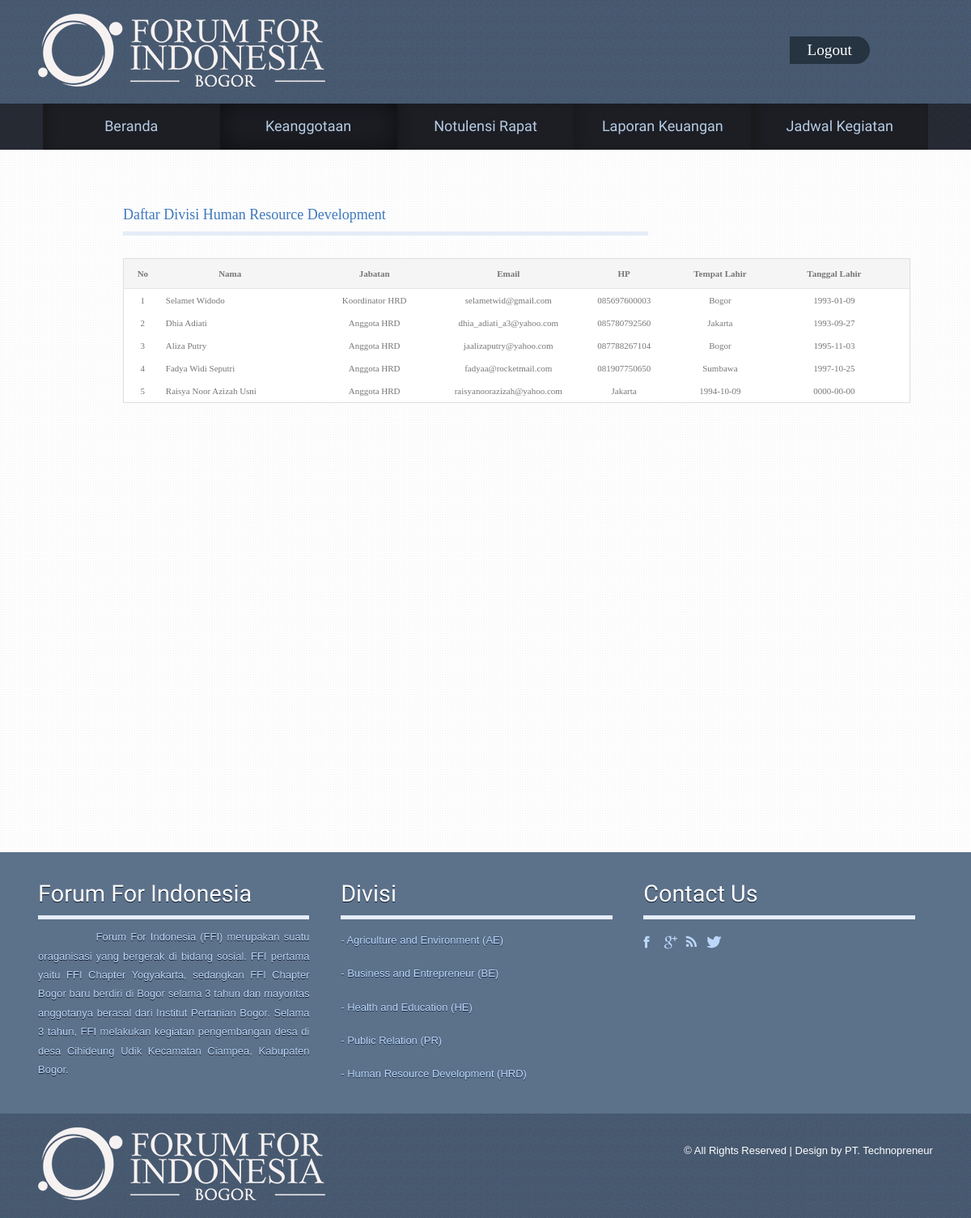
Page /hrd.php on the committed database.
### tables this page shows
CREATE TABLE IF NOT EXISTS `keanggotaan` (
  `ID_Anggota` varchar(10) NOT NULL,
  `Nama` varchar(30) NOT NULL,
  `Jabatan` varchar(50) NOT NULL,
  `Email` varchar(50) NOT NULL,
  `HP` varchar(15) NOT NULL,
  `Tempat_lahir` varchar(25) NOT NULL,
  `Tanggal_lahir` date NOT NULL
);

### hrd.php (the view, shortened to what this page needs)
<!DOCTYPE HTML>
<html>
<head>
<link href="css/style.css" rel="stylesheet" type="text/css" media="all" />
<link href="css/camera.css" rel="stylesheet" type="text/css" media="all" />
</head>
<body>
<div class="h_bg">
<div class="wrap">
	<div class="header">
		<div class="logo">
			<h1><a href="home.php"><img src="images/logo2.png" alt=""></a></h1>
		</div>
<div class="signinmember">
			<ul>
				 <li class="b"><a href="logout.php">Logout</a></li>
			</ul>
	</div>
	</div>
</div>
</div>
<div class="slider_bg">
<div class="wrap">
<div class="slider">
	<ul class="nav">
		<li><a href="home.php">Beranda</a></li>
		<li class="active"><a href="Keanggotaan.php">Keanggotaan</a></li>
		<li><a href="notulensi.php">Notulensi Rapat</a></li>
		<li><a href="about.php">Laporan Keuangan</a></li>
		<li><a href="time.php">Jadwal Kegiatan</a></li>
	</ul>
</div>
</div>
</div>
<div class="main_bg">
<div class="wrap">
<div class="main style4">
		<table width="25%" border="0" cellspacing="0" cellpadding="0">
        <tr>
        <div id="body_div">
 <td align=""><div class="body_right_caloninvestor">
			  <h4>Daftar Divisi Human Resource Development</h4>
<div class="tabpad news-box news">
<div class="deposit_info_details">
<table width="150%" border="0" cellspacing="0" cellpadding="0" class="lbox_contentbg">
		<p>&nbsp;</p>
          <tr class="row1" onMouseOver="mouse_event(this, 'listrow_bg');" onMouseOut="mouse_event(this, 'row1');">
                      <td width="5%" valign="top" class="hdr1" align="center">No</td>
                      <td width="18%" valign="top" class="hdr1" align="center">Nama</td>
					  <td width="20%" valign="top" class="hdr1" align="center">Jabatan<a </td>
					  <td width="10%" valign="top" class="hdr1" align="center">Email</td>
                      <td width="15%" valign="top" class="hdr1" align="center">HP</td>
					  <td width="10%" valign="top" class="hdr1" align="center">Tempat Lahir</td>
					  <td width="20%" valign="top" class="hdr1" align="center">Tanggal Lahir</td>
          </tr>
		  <?php
		$No=1;
       	$query = mysql_query("select * from keanggotaan where Jabatan like '%HRD%' ORDER BY Jabatan DESC");
		while ( $data = mysql_fetch_array($query) )
		{
				?>
		              <tr class="list1" onMouseOver="mouse_event(this,'row_hover');" onMouseOut="mouse_event(this,'list1');">
                    <td align="center"> <?php echo $No; ?></td>
		    		  <td align="left"><?php echo $data['Nama'];?></td>
					<td align="center"><?php echo $data['Jabatan'];?></td>
					<td align="center"><?php echo $data['Email'];?></td>
					<td align="center"><?php echo $data['HP'];?></td>
					<td align="center"><?php echo $data['Tempat_lahir'];?></td>
					<td align="center"><?php echo $data['Tanggal_lahir'];?></td>
                        </tr>
<?php
		$No++;
	}
	?>
        </table>
   <br />
   <br />
                </table>
    </div>
        </div>
<div class="footer-bg">
<div class="wrap">
<div class="footer">
  <div class="box1">
	<h4>Forum For Indonesia</h4>
    <p style="text-align: justify;">&nbsp;&nbsp;&nbsp;&nbsp;&nbsp;&nbsp;&nbsp;&nbsp;&nbsp;&nbsp;&nbsp;&nbsp;&nbsp;&nbsp;Forum For Indonesia (FFI) merupakan suatu oraganisasi yang bergerak di bidang sosial. FFI pertama yaitu FFI Chapter Yogyakarta, sedangkan FFI Chapter Bogor baru berdiri di Bogor selama 3 tahun dan mayoritas anggotanya berasal dari Institut Pertanian Bogor. Selama 3 tahun, FFI melakukan kegiatan pengembangan desa di desa Cihideung Udik Kecamatan Ciampea, Kabupaten Bogor.</p>
  </div>
   <div class="box1">
	<h4>Divisi</h4>
	<nav>
		<ul>
			<li><a href="ae.php">- Agriculture and Environment (AE)</a></li>
			<li><a href="be.php">- Business and Entrepreneur (BE)</a></li>            <p></p>
			<li><a href="he.php">- Health and Education (HE)</a></li>
			<li><a href="pr.php">- Public Relation (PR)</a></li>
   			<li><a href="hrd.php">- Human Resource Development (HRD)</a></li>
	    </ul>
	</nav>
	</div>
	<div class="box1">
		<h4>Contact us</h4>
		<div class="social-icons">
	   		  	<ul>
			      <li class="facebook"><a href="#" target="_blank"> </a></li>
			      <li class="twitter"><a href="#" target="_blank"> </a></li>
			      <li class="rss"><a href="#" target="_blank"> </a></li>
			      <li class="contact"><a href="#" target="_blank"> </a></li>
		     </ul>
   	    </div>
	</div>
</div>
</div>
</div>
<div class="ftr-bg">
	<div class="wrap">
		<div class="footer1">
		<div class="logo">
			<h1><a href="home.php"><img src="images/logo2.png" alt=""></a></h1>
		</div>
		<div class="copy">
			<p class="w3-link">© All Rights Reserved | Design by PT. Technopreneur</p>
		</div>
	</div>
	</div>
</div>
</body>
</html>

### rows in the picture
keanggotaan: Nama "Selamet Widodo", Jabatan "Koordinator HRD", Email "selametwid@gmail.com", HP "085697600003", Tempat_lahir "Bogor", Tanggal_lahir "1993-01-09"
keanggotaan: Nama "Dhia Adiati", Jabatan "Anggota HRD", Email "dhia_adiati_a3@yahoo.com", HP "085780792560", Tempat_lahir "Jakarta", Tanggal_lahir "1993-09-27"
keanggotaan: Nama "Aliza Putry", Jabatan "Anggota HRD", Email "jaalizaputry@yahoo.com", HP "087788267104", Tempat_lahir "Bogor", Tanggal_lahir "1995-11-03"
keanggotaan: Nama "Fadya Widi Seputri", Jabatan "Anggota HRD", Email "fadyaa@rocketmail.com", HP "081907750650", Tempat_lahir "Sumbawa", Tanggal_lahir "1997-10-25"
keanggotaan: Nama "Raisya Noor Azizah Usni", Jabatan "Anggota HRD", Email "raisyanoorazizah@yahoo.com", HP "Jakarta", Tempat_lahir "1994-10-09", Tanggal_lahir "0000-00-00"
